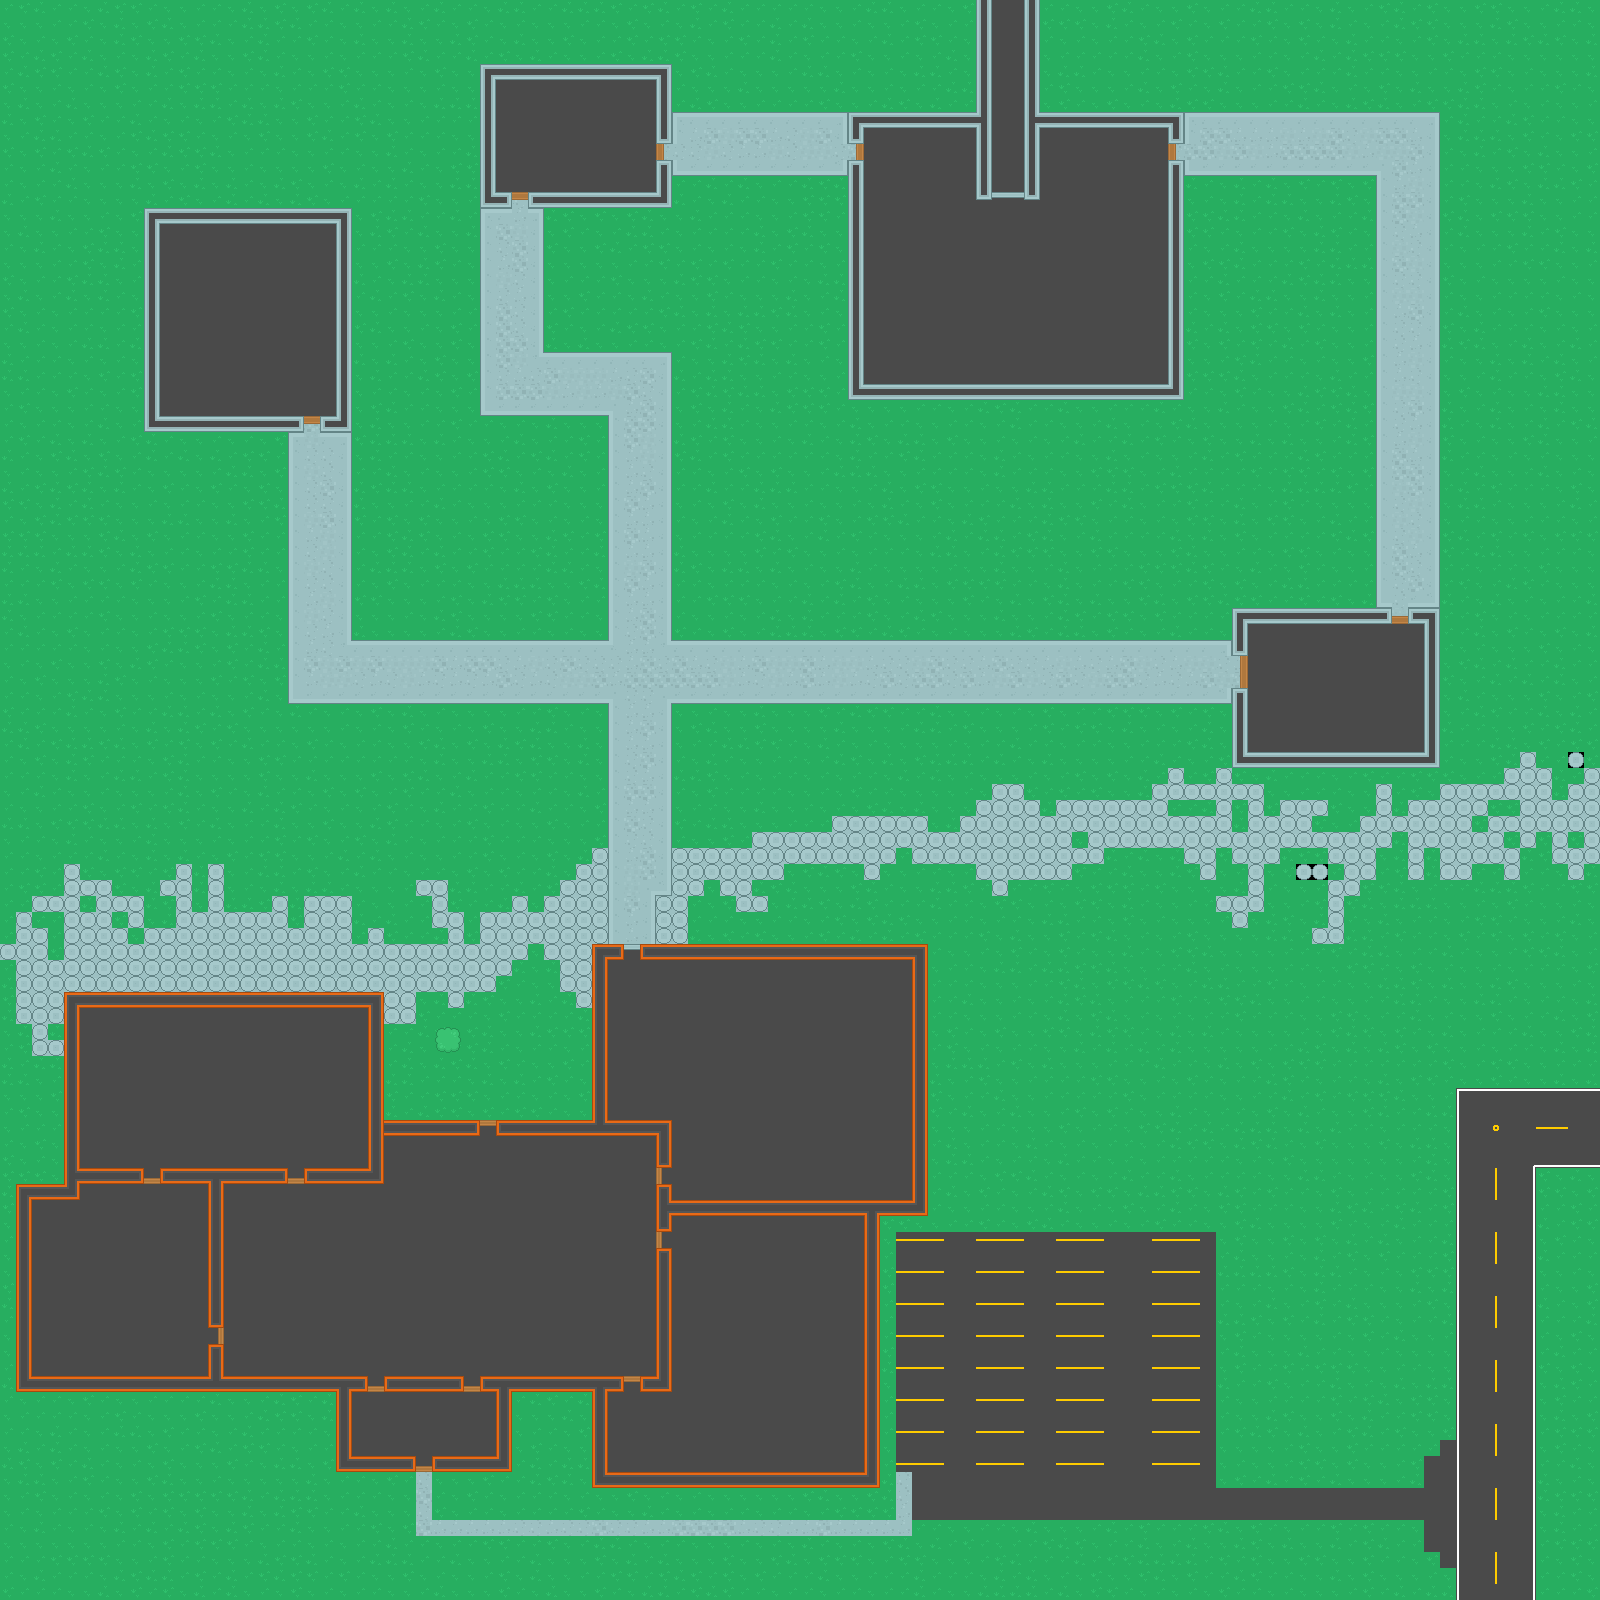

Tiled map render using the project's own tile images. Description and the map definition, with tile-layer contents summarised, below:
An orthogonal 100x100 tile map with 16x16 px tiles, 8 tile layers (OutsideTerrain, OutsideObjects, OutsideFloors, OutsideBuildings, ...) and 1 object (PlayerSpawn).

<map version="1.2" tiledversion="1.3.1" orientation="orthogonal" renderorder="right-down" compressionlevel="0" width="100" height="100" tilewidth="16" tileheight="16" infinite="0" nextlayerid="15" nextobjectid="15">
 <tileset firstgid="1" source="TopDownShooter.tsx" />
 <group id="9" name="Outside">
  <layer id="1" name="OutsideTerrain" width="100" height="100">
   <data>[10000 cells, 10000 non-empty, 19 distinct tile ids]</data>
  </layer>
  <layer id="6" name="OutsideObjects" width="100" height="100">
   <data>[10000 cells, 464 non-empty, 5 distinct tile ids]</data>
  </layer>
  <layer id="5" name="OutsideFloors" width="100" height="100">
   <data>[10000 cells, 1311 non-empty, 1 distinct tile ids]</data>
  </layer>
  <layer id="3" name="OutsideBuildings" width="100" height="100">
   <data>[10000 cells, 270 non-empty, 13 distinct tile ids]</data>
  </layer>
  <objectgroup id="12" name="OutsideTriggers" />
  <layer id="4" name="OutsideDoors" width="100" height="100">
   <data>[10000 cells, 11 non-empty, 5 distinct tile ids]</data>
  </layer>
 </group>
 <objectgroup id="14" name="Spawners">
  <object id="14" name="PlayerSpawn" gid="10" x="420" y="1524.5" width="16" height="16" />
 </objectgroup>
 <group id="8" name="Cavern">
  <layer id="7" name="CavernFloor" width="100" height="100">
   <data>[10000 cells, 976 non-empty, 5 distinct tile ids]</data>
  </layer>
  <layer id="11" name="CavernDoors" width="100" height="100">
   <data>[10000 cells, 10 non-empty, 5 distinct tile ids]</data>
  </layer>
  <layer id="10" name="CavernWalls" width="100" height="100">
   <data>[10000 cells, 573 non-empty, 25 distinct tile ids]</data>
  </layer>
 </group>
</map>